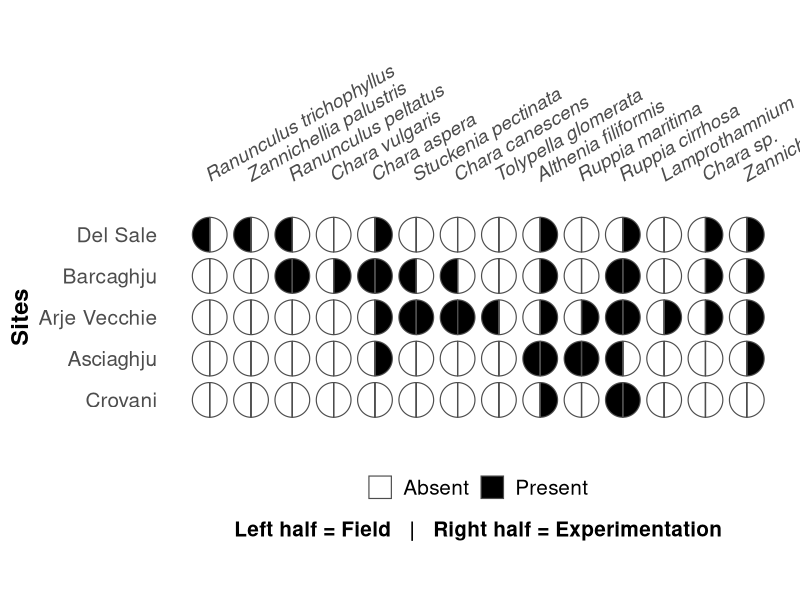
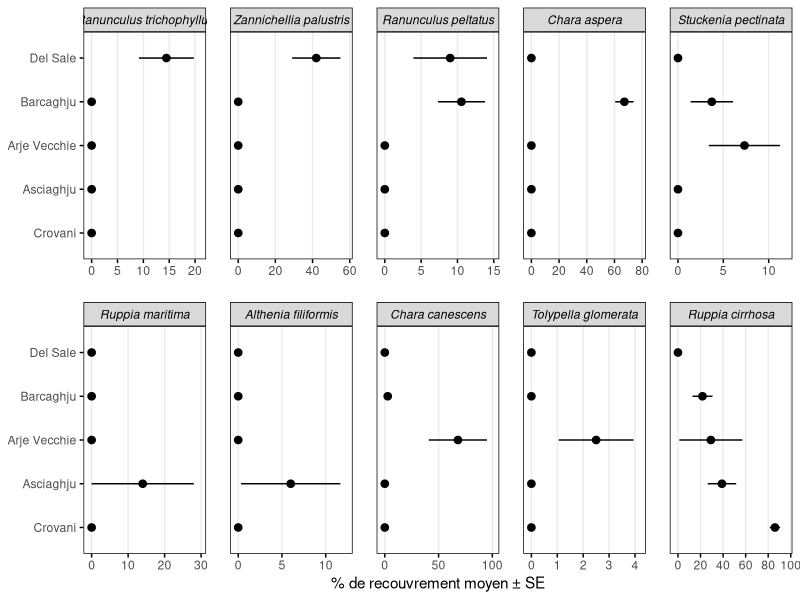

The R source for these figures, in order:
## ---- chunk 1
#| label: setup
library(tidyverse)
library(readxl)
library(here)
library(ggforce)   # demi-lunes (geom_arc_bar)
library(scales)

theme_set(theme_minimal(base_size = 12))

# Ordre des sites
ordre_sites <- c("Del Sale", "Barcaghju", "Asciaghju", "Arje Vecchie", "Crovani")

# Palier de salinité à exclure (non numérique / hors traitement)
exclure_salinite <- c("Evol")
## ---- chunk 2
#| label: import-fichiers
Data_terrain_formate <- read_excel(here("Data", "Data_terrain_formate.xlsx"), sheet = 1)
Corse_Seedbank       <- read_excel(here("Data", "Corse_Seedbank_Data_simplifie.xlsx"), sheet = 1)
Data_salinity        <- read_excel(here("Data", "Data_salinity_corse.xlsx"), sheet = 1)
## ---- chunk 3
#| label: classer-genre
classer_genre <- function(nom_espece) {
  x <- str_to_lower(nom_espece)
  case_when(
    str_detect(x, "althenia") & !str_detect(x, "/")            ~ "Althenia",
    str_detect(x, "ruppia")   & !str_detect(x, "/")             ~ "Ruppia",
    str_detect(x, "chara|tolypella|lamprothamnium|characeae")   ~ "Characeae",
    str_detect(x, "ranunculus")                                 ~ "Ranunculus",
    str_detect(x, "riella")                                     ~ "Riella",
    str_detect(x, "stuckenia")                                  ~ "Stuckenia",
    str_detect(x, "zannichellia")                               ~ "Zannichellia",
    TRUE                                                        ~ NA_character_
  )
}
## ---- chunk 4
#| label: classer-espece
classer_espece <- function(nom_espece) {
  x <- nom_espece |>
    str_replace_all("_", " ") |>
    str_squish()

  genre_detecte <- case_when(
    str_detect(str_to_lower(x), "althenia") & str_detect(x, "/") ~ NA_character_, # "Althenia/Ruppia" ambigu -> exclu
    str_detect(str_to_lower(x), "althenia")       ~ "Althenia",
    str_detect(str_to_lower(x), "ruppia")         ~ "Ruppia",
    str_detect(str_to_lower(x), "characeae")      ~ "Characeae",
    str_detect(str_to_lower(x), "^chara\\b")      ~ "Chara",
    str_detect(str_to_lower(x), "tolypella")      ~ "Tolypella",
    str_detect(str_to_lower(x), "lamprothamnium") ~ "Lamprothamnium",
    str_detect(str_to_lower(x), "ranunculus")     ~ "Ranunculus",
    str_detect(str_to_lower(x), "riella")         ~ "Riella",
    str_detect(str_to_lower(x), "stuckenia")      ~ "Stuckenia",
    str_detect(str_to_lower(x), "zannichellia")   ~ "Zannichellia",
    TRUE ~ NA_character_
  )

  epithete <- str_trim(str_remove(x, "^[A-Za-z]+\\s*"))
  epithete_valide <- !str_detect(str_to_lower(epithete), "^sp\\.?$|^spp\\.?$|^$")

  if_else(
    is.na(genre_detecte), NA_character_,
    if_else(epithete_valide, paste(genre_detecte, epithete), genre_detecte)
  )
}
## ---- chunk 5
#| label: regrouper-espece-presence
regrouper_espece_presence <- function(espece) {
  case_when(
    espece %in% c("Althenia", "Althenia filiformis")     ~ "Althenia filiformis",
    espece %in% c("Ruppia", "Ruppia cirrhosa")            ~ "Ruppia cirrhosa",
    espece == "Ruppia maritima"                           ~ "Ruppia maritima",
    espece == "Ruppia drepanensis"                        ~ NA_character_,
    espece == "Chara"                                     ~ NA_character_,
    espece == "Chara aspera"                              ~ "Chara aspera",
    espece == "Chara bizarre"                             ~ "Chara sp.",
    espece == "Chara canescens"                           ~ "Chara canescens",
    espece == "Chara vulgaris"                            ~ "Chara vulgaris",
    espece == "Characeae"                                 ~ NA_character_,
    espece == "Lamprothamnium"                            ~ "Lamprothamnium",
    espece == "Ranunculus peltatus"                       ~ "Ranunculus peltatus",
    espece == "Ranunculus trichophyllus"                  ~ "Ranunculus trichophyllus",
    str_starts(espece, "Riella")                          ~ NA_character_,
    espece %in% c("Stuckenia", "Stuckenia pectinata")     ~ "Stuckenia pectinata",
    espece == "Tolypella"                                 ~ NA_character_,
    espece == "Tolypella glomerata"                       ~ "Tolypella glomerata",
    espece %in% c("Zannichellia", "Zannichellia palustris") ~ "Zannichellia palustris",
    TRUE ~ espece 
  )
}
## ---- chunk 6
#| label: import-terrain
terrain_brut <- Data_terrain_formate |>
  rename(Site = `Lagune`, Releve = `Relevé`) |>
  mutate(Site = str_trim(Site))
## ---- chunk 7
#| label: import-seedbank

correspondance_lagune <- tibble(
  Lagune = c(1, 2, 3, 4, 5),
  Site   = c("Crovani", "Barcaghju", "Arje Vecchie", "Del Sale", "Asciaghju")
)

seedbank_brut <- Corse_Seedbank |>
  select(-Site) |>                      
  mutate(Lagune = as.numeric(Lagune)) |>
  left_join(correspondance_lagune, by = "Lagune")

seedbank_long <- seedbank_brut |>
  mutate(Genre = classer_genre(Sp_identifiees)) |>
  filter(!is.na(Genre)) |>
  
  group_by(Site, Bac_Barquette, Genre) |>
  summarise(nb_individus = sum(Nmbr_nouv_indiv, na.rm = TRUE), .groups = "drop")
## ---- chunk 8
#| label: import-salinity
salinity_brut <- Data_salinity |>
  select(-Site) |>                      
  rename(Site = ID_LAG) |>             
  mutate(Site = str_trim(Site))


salinity_derniere_date <- salinity_brut |>
  filter(!Salinite %in% exclure_salinite) |>
  mutate(Salinite = as.numeric(Salinite)) |>
  group_by(Bac_Barquette) |>
  filter(Date == max(Date, na.rm = TRUE)) |>
  ungroup()
## ---- chunk 9
#| label: presence-manip-espece
terrain_espece_long <- terrain_brut |>
  pivot_longer(-c(Site, Releve), names_to = "espece_brute", values_to = "recouvrement") |>
  mutate(
    Espece = classer_espece(espece_brute),
    Espece = regrouper_espece_presence(Espece)
  ) |>
  filter(!is.na(Espece)) |>
  group_by(Site, Releve, Espece) |>
  summarise(recouvrement = sum(recouvrement, na.rm = TRUE), .groups = "drop")

terrain_presence_espece <- terrain_espece_long |>
  group_by(Site, Espece) |>
  summarise(present = any(recouvrement > 0), .groups = "drop")

salinity_espece_long <- salinity_derniere_date |>
  pivot_longer(
    -c(Date, Obs, Bac.x, Barquette.x, Bac_Barquette, Salinite, Site, CodeBarquette),
    names_to = "espece_brute", values_to = "recouvrement"
  ) |>
  mutate(
    Espece = classer_espece(espece_brute),
    Genre  = classer_genre(espece_brute),
    Espece = regrouper_espece_presence(Espece)
  ) |>
  filter(!is.na(Espece))

salinity_presence_espece <- salinity_espece_long |>
  group_by(Site, Espece) |>
  summarise(present = any(recouvrement > 0), .groups = "drop")

# Banque de graines : Riella compté seulement si un échantillon a >= 10 individus
seedbank_presence_genre <- seedbank_long |>
  mutate(echantillon_valide = if_else(Genre == "Riella", nb_individus >= 10, nb_individus > 0)) |>
  group_by(Site, Genre) |>
  summarise(present = any(echantillon_valide), .groups = "drop") |>
  filter(present)

# Renommage vers l'espèce fine seulement si une seule espèce en salinité (site x genre)
nomenclature_fine_site <- salinity_espece_long |>
  filter(recouvrement > 0, !is.na(Genre)) |>
  distinct(Site, Genre, Espece) |>
  group_by(Site, Genre) |>
  summarise(
    n_especes   = n_distinct(Espece),
    espece_fine = if_else(n_especes == 1, first(Espece), NA_character_),
    .groups = "drop"
  )

seedbank_presence_espece <- seedbank_presence_genre |>
  left_join(nomenclature_fine_site, by = c("Site", "Genre")) |>
  mutate(
    Espece = if_else(!is.na(espece_fine), espece_fine, Genre),
    Espece = regrouper_espece_presence(Espece)
  ) |>
  filter(!is.na(Espece)) |>
  select(Site, Espece, present)

# Manip = banque de graines OU salinité
manip_presence_espece <- bind_rows(salinity_presence_espece, seedbank_presence_espece) |>
  group_by(Site, Espece) |>
  summarise(present = any(present), .groups = "drop")
## ---- chunk 10
#| label: fig-presence-absence
#| fig-cap: "Presence/absence per species and site — field (left half) vs manipulation (right half: seed bank + salinity)"
#| fig-width: 14
#| fig-height: 7

# Espèces, de gauche à droite
ordre_especes_presence <- c(
   "Ranunculus trichophyllus", 
   "Zannichellia palustris", 
  "Ranunculus peltatus",  
  "Chara vulgaris",   
  "Chara aspera",
  "Stuckenia pectinata",        
  "Chara canescens", 
  "Tolypella glomerata", 
   "Althenia filiformis", 
  "Ruppia maritima",           
  "Ruppia cirrhosa",            
  "Lamprothamnium"       
)

# Sites, de haut en bas
ordre_sites_presence <- c("Del Sale", "Barcaghju", "Arje Vecchie", "Asciaghju", "Crovani")


especes_dans_donnees <- unique(c(terrain_presence_espece$Espece, manip_presence_espece$Espece))

# Les espèces de la liste d'abord (dans l'ordre choisi), puis celles non listées à la fin
especes_presentes <- c(
  intersect(ordre_especes_presence, especes_dans_donnees),
  sort(setdiff(especes_dans_donnees, ordre_especes_presence))
)

presence_totale <- bind_rows(
  terrain_presence_espece |> mutate(Source = "Field"),
  manip_presence_espece   |> mutate(Source = "Manip")
) |>
  complete(Site = ordre_sites_presence, Espece = especes_presentes, Source,
           fill = list(present = FALSE)) |>
  mutate(
    Site   = factor(Site, levels = rev(ordre_sites_presence)),
    Espece = factor(Espece, levels = especes_presentes),
    x = as.numeric(Espece),
    y = as.numeric(Site),
    start = if_else(Source == "Field", pi, 0),
    end   = if_else(Source == "Field", 2 * pi, pi)
  )

ggplot(presence_totale) +
  geom_arc_bar(
    aes(x0 = x, y0 = y, r0 = 0, r = 0.42, start = start, end = end, fill = present),
    color = "grey30", linewidth = 0.4
  ) +
  geom_segment(aes(x = x, xend = x, y = y - 0.42, yend = y + 0.42),
               color = "grey30", linewidth = 0.4) +
  scale_fill_manual(values = c(`TRUE` = "black", `FALSE` = "white"),
                     labels = c(`TRUE` = "Present", `FALSE` = "Absent"),
                     name = NULL) +
  scale_x_continuous(breaks = seq_along(especes_presentes), labels = especes_presentes,
                      position = "top", expand = expansion(add = 0.6)) +
  scale_y_continuous(breaks = seq_along(ordre_sites_presence), labels = rev(ordre_sites_presence),
                      expand = expansion(add = 0.6)) +
  coord_fixed() +
  labs(x = NULL, y = "Sites",
       caption = "Left half = Field   |   Right half = Experimentation") +
  theme_minimal(base_size = 16) +
  theme(
    panel.grid = element_blank(),
    axis.text.x = element_text(face = "italic", angle = 30, hjust = 0, vjust = 0,
                                margin = margin(b = 2), size = 14),
    axis.text.y = element_text(size = 15),
    axis.title.y = element_text(size = 17, face = "bold"),
    legend.text = element_text(size = 15),
    legend.position = "bottom",
    plot.caption = element_text(hjust = 0.5, size = 15, face = "bold")
  )
## ---- chunk 11
#| label: terrain-resume-espece
terrain_espece_long_abondance <- terrain_brut |>
  pivot_longer(-c(Site, Releve), names_to = "espece_brute", values_to = "recouvrement") |>
  mutate(
    Espece = classer_espece(espece_brute),
    Espece = if_else(Espece == "Ruppia", "Ruppia cirrhosa", Espece) 
  ) |>
  filter(!is.na(Espece)) |>
  group_by(Site, Releve, Espece) |>
  summarise(recouvrement = sum(recouvrement, na.rm = TRUE), .groups = "drop")

terrain_resume_espece <- terrain_espece_long_abondance |>
  group_by(Site, Espece) |>
  summarise(
    moyenne = mean(recouvrement, na.rm = TRUE),
    se = sd(recouvrement, na.rm = TRUE) / sqrt(n()),
    n = n(),
    .groups = "drop"
  )
## ---- chunk 12
#| label: fig-abondance-terrain
#| fig-cap: "Pourcentage de recouvrement moyen (± SE) par espèce et par site — données terrain"
#| fig-width: 10
#| fig-height: 9

# Ordre des panneaux : ligne 1 puis ligne 2 (5 par ligne)
ordre_panneaux <- c(
  "Ranunculus trichophyllus", "Zannichellia palustris", "Ranunculus peltatus",
  "Chara aspera", "Stuckenia pectinata",
  "Ruppia maritima", "Althenia filiformis", "Chara canescens",
  "Tolypella glomerata", "Ruppia cirrhosa"
)

# Ordre des sites de haut en bas pour ce graphique
ordre_sites_terrain <- c("Del Sale", "Barcaghju", "Arje Vecchie", "Asciaghju", "Crovani")

terrain_plot_df <- terrain_resume_espece |>
  filter(Espece %in% ordre_panneaux) |>
  mutate(
    Espece = factor(Espece, levels = ordre_panneaux),
    Site = factor(Site, levels = rev(ordre_sites_terrain))
  )

ggplot(terrain_plot_df, aes(x = moyenne, y = Site)) +
  geom_pointrange(aes(xmin = pmax(moyenne - se, 0), xmax = moyenne + se),
                   color = "black", size = 0.4) +
  facet_wrap(~Espece, ncol = 5, scales = "free_x") +
  scale_x_continuous(limits = c(0, NA), breaks = scales::pretty_breaks(n = 4),
                      expand = expansion(mult = c(0.08, 0.12))) +
  labs(x = "% de recouvrement moyen ± SE", y = NULL) +
  theme_bw(base_size = 11) +
  theme(
    strip.background = element_rect(fill = "grey85", color = "black"),
    strip.text = element_text(face = "italic", color = "black"),
    panel.border = element_rect(color = "black", fill = NA, linewidth = 0.5),
    panel.grid.major.y = element_blank(),
    panel.grid.minor = element_blank(),
    panel.spacing = unit(1.2, "lines"),
    axis.ticks = element_line(color = "black")
  )
